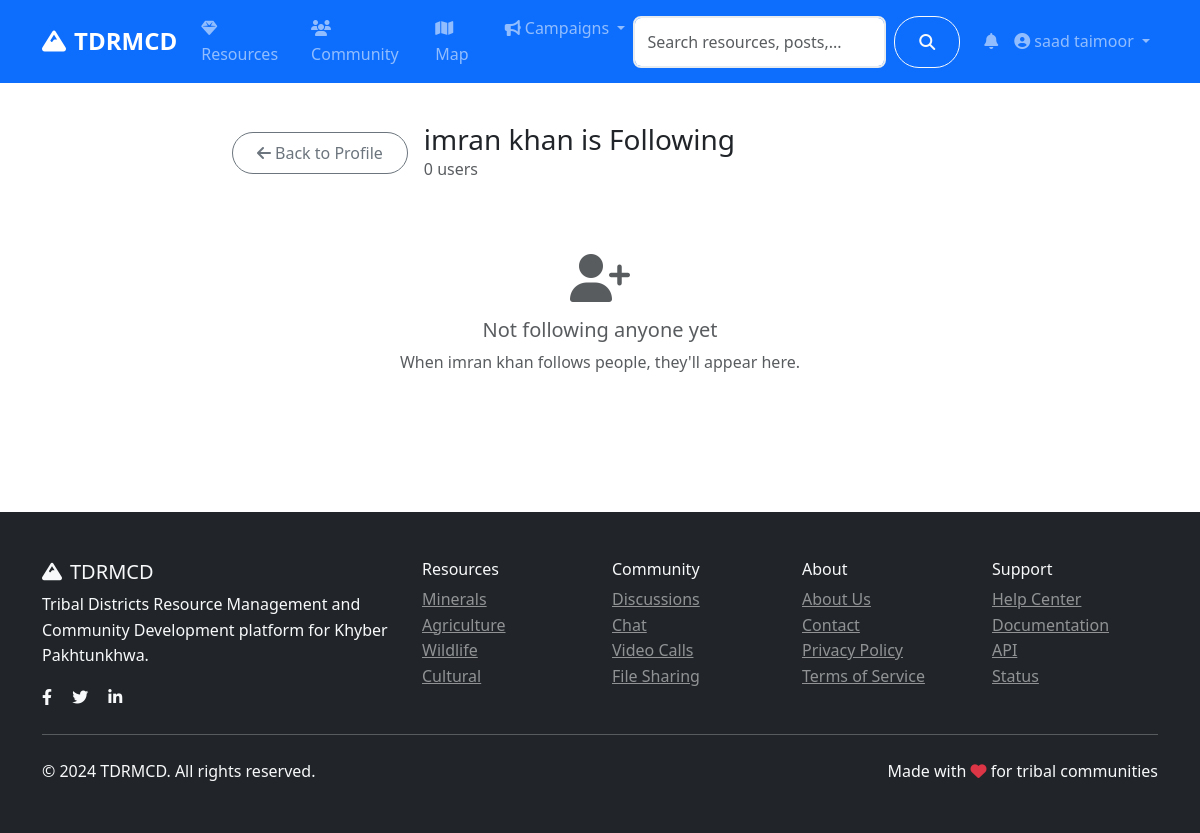
The page /auth/profile/13/following (signed in) on the database as committed earlier.
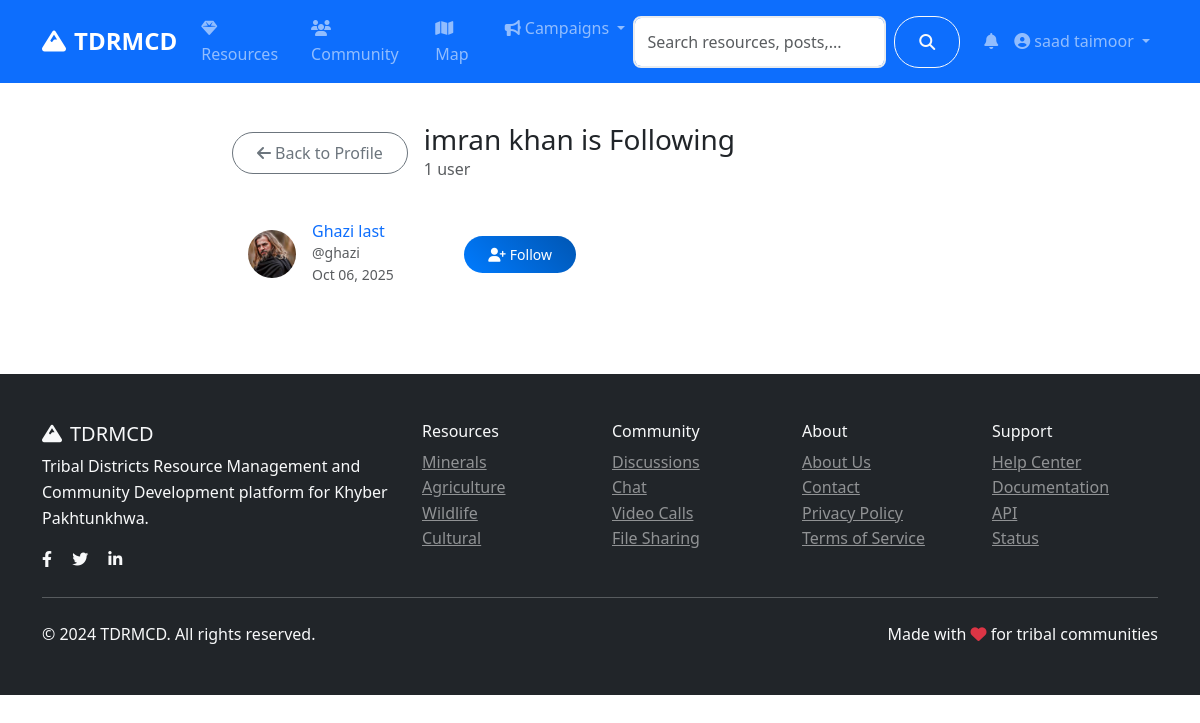
The same page on the database as committed later.
### models.py (models this page shows, shortened)
class User(UserMixin, db.Model):
    id = db.Column(db.Integer, primary_key=True)
    username = db.Column(db.String(80), unique=True, nullable=False)
    email = db.Column(db.String(120), unique=True, nullable=False)
    password_hash = db.Column(db.String(120), nullable=False)
    first_name = db.Column(db.String(50), nullable=False)
    last_name = db.Column(db.String(50), nullable=False)
    role = db.Column(db.String(20), default='user')  # user, admin, researcher
    location = db.Column(db.String(100))
    bio = db.Column(db.Text)
    avatar = db.Column(db.String(200), default='default.jpg')
    is_active = db.Column(db.Boolean, default=True)
    created_at = db.Column(db.DateTime, default=datetime.utcnow)
    last_seen = db.Column(db.DateTime, default=datetime.utcnow)
    resources = db.relationship('Resource', backref='author', lazy='dynamic')
    posts = db.relationship('CommunityPost', backref='author', lazy='dynamic')
    chat_messages = db.relationship('ChatMessage', backref='sender', lazy='dynamic')
    file_submissions = db.relationship(
        'FileSubmission',
        foreign_keys='FileSubmission.submitter_id',
        backref='submitter',
        lazy='dynamic'
    )
    reviewed_submissions = db.relationship(
        'FileSubmission',
        foreign_keys='FileSubmission.reviewed_by',
        backref='reviewer_user',
        lazy='dynamic'
    )
    notifications = db.relationship('Notification', backref='user', lazy='dynamic')
    following = db.relationship('Follow', foreign_keys='Follow.follower_id', backref='follower', lazy='dynamic')
    followers = db.relationship('Follow', foreign_keys='Follow.followed_id', backref='followed', lazy='dynamic')
    def get_full_name(self):
        return f"{self.first_name} {self.last_name}"
    def is_following(self, user):
        return self.following.filter_by(followed_id=user.id).first() is not None
    def is_admin(self):
        return self.role == 'admin'

class Follow(db.Model):
    id = db.Column(db.Integer, primary_key=True)
    follower_id = db.Column(db.Integer, db.ForeignKey('user.id'), nullable=False)
    followed_id = db.Column(db.Integer, db.ForeignKey('user.id'), nullable=False)
    created_at = db.Column(db.DateTime, default=datetime.utcnow)
    __table_args__ = (db.UniqueConstraint('follower_id', 'followed_id', name='unique_follow'),)

### routes/auth.py (the view)
@auth_bp.route('/profile/<int:user_id>/following')
@login_required
def user_following(user_id):
    user = User.query.get_or_404(user_id)
    page = request.args.get('page', 1, type=int)
    following = user.following.paginate(
        page=page, per_page=20, error_out=False
    )
    return render_template('auth/following.html', user=user, following=following)

### app.py (called while the page is built)
@login_manager.user_loader
def load_user(user_id):
    return User.query.get(int(user_id))

### templates/auth/following.html (shortened to what this page needs)
{% extends "base.html" %}
{% block content %}
<div class="container py-4">
    <div class="row justify-content-center">
        <div class="col-lg-8">
            <div class="d-flex align-items-center mb-4">
                <a href="{{ url_for('auth.public_profile', username=user.username) }}" class="btn btn-outline-secondary me-3">
                    <i class="fas fa-arrow-left me-1"></i>Back to Profile
                </a>
                <div>
                    <h3 class="mb-0">{{ user.get_full_name() }} is Following</h3>
                    <div class="text-muted">{{ following.total }} user{{ 's' if following.total != 1 else '' }}</div>
                </div>
            </div>
            {% if following.items %}
            <div class="row g-3">
                {% for follow in following.items %}
                <div class="col-md-6">
                    <div class="card">
                        <div class="card-body">
                            <div class="d-flex align-items-center">
                                <div class="me-3">
                                    {% if follow.followed.avatar and follow.followed.avatar != 'default.jpg' %}
                                    <img src="{{ url_for('serve_uploaded_file', subdir='avatars', filename=follow.followed.avatar) }}"
                                         alt="Avatar" class="rounded-circle" style="width:48px;height:48px;object-fit:cover;">
                                    {% else %}
                                    <div class="avatar" style="width:48px;height:48px;font-size:1rem;">
                                        {{ follow.followed.first_name[0] if follow.followed.first_name else follow.followed.username[0] }}{{ follow.followed.last_name[0] if follow.followed.last_name else '' }}
                                    </div>
                                    {% endif %}
                                </div>
                                <div class="flex-grow-1">
                                    <h6 class="mb-0">
                                        <a href="{{ url_for('auth.public_profile', username=follow.followed.username) }}" class="text-decoration-none">
                                            {{ follow.followed.get_full_name() }}
                                        </a>
                                    </h6>
                                    <div class="text-muted small">@{{ follow.followed.username }}</div>
                                    <div class="text-muted small">{{ follow.created_at.strftime('%b %d, %Y') }}</div>
                                </div>
                                {% if current_user.is_authenticated and current_user.id != follow.followed.id %}
                                <div>
                                    {% if current_user.is_following(follow.followed) %}
                                    <form action="{{ url_for('auth.unfollow_user', user_id=follow.followed.id) }}" method="post" class="d-inline">
                                        <button type="submit" class="btn btn-sm btn-outline-secondary">
                                            <i class="fas fa-user-minus me-1"></i>Unfollow
                                        </button>
                                    </form>
                                    {% else %}
                                    <form action="{{ url_for('auth.follow_user', user_id=follow.followed.id) }}" method="post" class="d-inline">
                                        <button type="submit" class="btn btn-sm btn-primary">
                                            <i class="fas fa-user-plus me-1"></i>Follow
                                        </button>
                                    </form>
                                    {% endif %}
                                </div>
                                {% endif %}
                            </div>
                        </div>
                    </div>
                </div>
                {% endfor %}
            </div>
            {% else %}
            <div class="text-center py-5">
                <i class="fas fa-user-plus fa-3x text-muted mb-3"></i>
                <h5 class="text-muted">Not following anyone yet</h5>
                <p class="text-muted">When {{ user.get_full_name() }} follows people, they'll appear here.</p>
            </div>
            {% endif %}
        </div>
    </div>
</div>
{% endblock %}

### templates/base.html (shortened to what this page needs)
<!DOCTYPE html>
<html lang="en">
<head>
    <link href="https://cdn.jsdelivr.net/npm/bootstrap@5.3.0/dist/css/bootstrap.min.css" rel="stylesheet">
    <link rel="stylesheet" href="https://cdnjs.cloudflare.com/ajax/libs/font-awesome/6.4.0/css/all.min.css">
    <link rel="stylesheet" href="https://unpkg.com/leaflet@1.9.4/dist/leaflet.css">
    <link rel="stylesheet" href="{{ url_for('static', filename='css/style.css') }}">
</head>
<body>
    <nav class="navbar navbar-expand-lg navbar-dark bg-primary sticky-top">
        <div class="container">
            <a class="navbar-brand fw-bold" href="{{ url_for('main.index') }}">
                <i class="fas fa-mountain me-2"></i>TDRMCD
            </a>
            <div class="collapse navbar-collapse" id="navbarNav">
                <ul class="navbar-nav me-auto">
                    <li class="nav-item">
                        <a class="nav-link" href="{{ url_for('resources.index') }}">
                            <i class="fas fa-gem me-1"></i>Resources
                        </a>
                    </li>
                    <li class="nav-item">
                        <a class="nav-link" href="{{ url_for('community.index') }}">
                            <i class="fas fa-users me-1"></i>Community
                        </a>
                    </li>
                    <li class="nav-item">
                        <a class="nav-link" href="{{ url_for('main.map_view') }}">
                            <i class="fas fa-map me-1"></i>Map
                        </a>
                    </li>
                    <li class="nav-item dropdown">
                        <a class="nav-link dropdown-toggle" href="#" role="button" data-bs-toggle="dropdown">
                            <i class="fas fa-bullhorn me-1"></i>Campaigns
                        </a>
                    </li>
                </ul>
                <form class="d-flex me-3 search-form no-loading" action="{{ url_for('main.search') }}" method="GET" onsubmit="return TDRMCD.validateSearch(event);">
                    <input class="form-control me-2" type="search" name="q" id="navbar-search" placeholder="Search resources, posts, users..." value="{{ request.args.get('q', '') }}">
                    <button class="btn btn-outline-light" type="submit">
                        <i class="fas fa-search"></i>
                    </button>
                </form>
                <ul class="navbar-nav">
                    {% if current_user.is_authenticated %}
                        <li class="nav-item dropdown">
                            <a class="nav-link" href="#" role="button" data-bs-toggle="dropdown" aria-expanded="false">
                                <span class="position-relative">
                                    <i class="fas fa-bell"></i>
                                </span>
                            </a>
                        </li>
                        <li class="nav-item dropdown">
                            <a class="nav-link dropdown-toggle" href="#" role="button" data-bs-toggle="dropdown">
                                <i class="fas fa-user-circle me-1"></i>{{ current_user.get_full_name() }}
                            </a>
                        </li>
                    {% endif %}
                </ul>
            </div>
        </div>
    </nav>
    <main>
        {% block content %}{% endblock %}
    </main>
    <footer class="bg-dark text-light py-5 mt-5">
        <div class="container">
            <div class="row">
                <div class="col-md-4">
                    <h5><i class="fas fa-mountain me-2"></i>TDRMCD</h5>
                    <p>Tribal Districts Resource Management and Community Development platform for Khyber Pakhtunkhwa.</p>
                    <div class="social-links">
                        <a href="#" class="text-light me-3"><i class="fab fa-facebook-f"></i></a>
                        <a href="#" class="text-light me-3"><i class="fab fa-twitter"></i></a>
                        <a href="#" class="text-light me-3"><i class="fab fa-linkedin-in"></i></a>
                    </div>
                </div>
                <div class="col-md-2">
                    <h6>Resources</h6>
                    <ul class="list-unstyled">
                        <li><a href="{{ url_for('resources.by_category', category='minerals') }}" class="text-light-50">Minerals</a></li>
                        <li><a href="{{ url_for('resources.by_category', category='agriculture') }}" class="text-light-50">Agriculture</a></li>
                        <li><a href="{{ url_for('resources.by_category', category='wildlife') }}" class="text-light-50">Wildlife</a></li>
                        <li><a href="{{ url_for('resources.by_category', category='cultural') }}" class="text-light-50">Cultural</a></li>
                    </ul>
                </div>
                <div class="col-md-2">
                    <h6>Community</h6>
                    <ul class="list-unstyled">
                        <li><a href="{{ url_for('community.index') }}" class="text-light-50">Discussions</a></li>
                        <li><a href="{{ url_for('community.chat') }}" class="text-light-50">Chat</a></li>
                        <li><a href="{{ url_for('community.video_calls') }}" class="text-light-50">Video Calls</a></li>
                        <li><a href="{{ url_for('community.files') }}" class="text-light-50">File Sharing</a></li>
                    </ul>
                </div>
                <div class="col-md-2">
                    <h6>About</h6>
                    <ul class="list-unstyled">
                        <li><a href="{{ url_for('main.about') }}" class="text-light-50">About Us</a></li>
                        <li><a href="{{ url_for('main.contact') }}" class="text-light-50">Contact</a></li>
                        <li><a href="{{ url_for('auth.privacy_policy') }}" class="text-light-50">Privacy Policy</a></li>
                        <li><a href="{{ url_for('auth.terms_of_service') }}" class="text-light-50">Terms of Service</a></li>
                    </ul>
                </div>
                <div class="col-md-2">
                    <h6>Support</h6>
                    <ul class="list-unstyled">
                        <li><a href="{{ url_for('main.help_center') }}" class="text-light-50">Help Center</a></li>
                        <li><a href="{{ url_for('main.documentation') }}" class="text-light-50">Documentation</a></li>
                        <li><a href="{{ url_for('main.api_page') }}" class="text-light-50">API</a></li>
                        <li><a href="{{ url_for('main.status_page') }}" class="text-light-50">Status</a></li>
                    </ul>
                </div>
            </div>
            <hr class="my-4">
            <div class="row align-items-center">
                <div class="col-md-6">
                    <p class="mb-0">&copy; 2024 TDRMCD. All rights reserved.</p>
                </div>
                <div class="col-md-6 text-md-end">
                    <p class="mb-0">Made with <i class="fas fa-heart text-danger"></i> for tribal communities</p>
                </div>
            </div>
        </div>
    </footer>
</body>
</html>

### static/css/style.css (style rules this page uses)
:root { --primary-color: #007bff; --secondary-color: #6c757d; --success-color: #28a745; --info-color: #17a2b8; --warning-color: #ffc107; --danger-color: #dc3545; --light-color: #f8f9fa; --dark-color: #343a40; }
body { font-family: 'Segoe UI', Tahoma, Geneva, Verdana, sans-serif; line-height: 1.6; }
.navbar-brand { font-size: 1.5rem; font-weight: 700; }
.card { border: none; border-radius: 10px; transition: all 0.3s ease; }
.btn { border-radius: 25px; padding: 0.5rem 1.5rem; font-weight: 500; transition: all 0.3s ease; cursor: pointer; }
.btn-primary { background: linear-gradient(45deg, var(--primary-color), #0056b3); border: none; }
.form-control { border-radius: 8px; border: 2px solid #e9ecef; padding: 0.75rem; transition: all 0.3s ease; }
.text-light-50 { color: rgba(255, 255, 255, 0.5) !important; }

Rows that differ between the two databases and show on the page:
changed User "imran khan": get_full_name "imran khan" → (not shown)
added Follow: avatar (picture), followed.get_full_name "Ghazi last", followed.username "ghazi", created_at "Oct 06, 2025"
Other text that changed with them:
{{ following.total }}: "0" → "1"
{{ 's' if following.total != 1 else '' }}: "s" → (not shown)
text no longer shown: "Not following anyone yet When follows people, they'll appear here."
